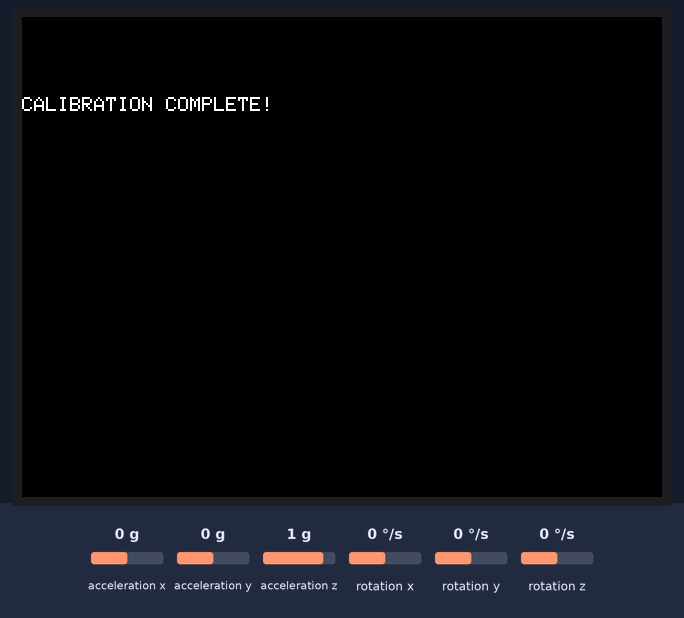
This sketch was run on a simulated ESP32. Parts: 320×240 colour display. Inputs (shaded band) come from the test bench; at power-on: acceleration x 0 g, acceleration y 0 g, acceleration z 1 g, rotation x 0 °/s, rotation y 0 °/s, rotation z 0 °/s. What the sketch prints to the serial monitor is not drawn.

Above: at 4.1 s.

Measured:
- what the display in image 0 shows lasts 3.0 s, from 4.1 s to 7.1 s

The sketch:

wireless_cadence_integrator_with_timer.ino
```cpp
/**********************************************************
* Wireless Cadende Integrator
* v2.0 with timer
*
* Chris Simotas
* ME 235 Final Project
*
* Smart Cycle
* Timer Docs: https://docs.espressif.com/projects/esp-idf/en/latest/esp32/api-reference/system/esp_timer.html#freertos-timers
*
**********************************************************/

#include <M5Unified.h>
#include <WiFi.h>
#include <esp_now.h>
#include <math.h>
#include <esp_timer.h>

// Initialize Calibration Variables
static unsigned long startTime = millis();
unsigned long currentTime;
float sumGyroBias = 0.0;
float estGyroBias = 0.0;
int biasCount = 0;

// Initialize Moving Average Variables
//const int numReadings = 3;
//float mv_avg[numReadings] = {0.0};
//int i = 0;
float total = 0.0;
int smoothCount = 0;
int sampleRate = 100000;

// Receiver MAC Address
uint8_t broadcastAddress[] = {0xD8, 0xBC, 0x38, 0xFC, 0xCC, 0x4C}; // Modify accordingly
esp_now_peer_info_t peerInfo;

// Message Structure
typedef struct Message {
  float RPM_z;
} Message;

Message cadence;

// Cadence Smooth Data Callback
void smooth_data(void *arg){

  cadence.RPM_z = total / float(smoothCount);
  //Serial.println(cadence.RPM_z);

  smoothCount = 0;
  total = 0.0;

  // Send message via ESP-NOW
  esp_err_t result = esp_now_send(broadcastAddress, (uint8_t *)&cadence, sizeof(cadence));
  //Serial.println(result == ESP_OK ? "\nMessage Send Success" : "\nMessenge Send Fail");

}

// Moving Average Timer
esp_timer_handle_t timer_smooth_data;

// Create Arguments for Moving Average Timer
esp_timer_create_args_t timer_args = {
  .callback = smooth_data,
  .name = "smooth_data"
};


// callback when data is sent
void OnDataSent(const uint8_t *mac_addr, esp_now_send_status_t status) {
  //Serial.print("\r\nLast Packet Send Status:\t");
  //Serial.println(status == ESP_NOW_SEND_SUCCESS ? "Delivery Success" : "Delivery Fail");

  /*
  M5.Lcd.setCursor(0, 40);
  M5.Lcd.clear();
  M5.Lcd.printf("Cadence: %0.2f\r\n", cadence.RPM_z);
  M5.Lcd.printf(status == ESP_NOW_SEND_SUCCESS ? "\nDelivery Success" : "\nDelivery Fail");
  */
}


void setup(void) {

  // Configure M5 and Serial
  auto cfg = M5.config();
  M5.begin(cfg);
  Serial.begin(115200);

  // Set device as a Wi-Fi Station and ESP-NOW
  WiFi.mode(WIFI_STA);

  if (esp_now_init() != ESP_OK) {
    Serial.println("Error initializing ESP-NOW");
    return;
  }

  // Once ESPNow is successfully Init, we will register for Send CB to get the status of Trasmitted packet
  esp_now_register_send_cb(OnDataSent);

  // Register and Add Peer
  memcpy(peerInfo.peer_addr, broadcastAddress, 6);
  peerInfo.channel = 0;
  peerInfo.encrypt = false;

  if (esp_now_add_peer(&peerInfo) != ESP_OK) {
    Serial.println("Failed to add peer");
    return;
  }

  // Perform calibration ////////////////////////////////
  delay(3000);

  while (millis() - startTime < 4000) {
    auto imu_update = M5.Imu.update();

    if (imu_update) {
      auto data = M5.Imu.getImuData();
      sumGyroBias = sumGyroBias + data.gyro.z;
      biasCount += 1;

      Serial.printf("Calibrating...\n");
    }
  }

  estGyroBias = sumGyroBias / float(biasCount);
  Serial.printf("Calibration Complete!\n");
  M5.Lcd.setCursor(0, 40);
  M5.Lcd.clear();
  M5.Lcd.printf("CALIBRATION COMPLETE!");
  delay(3000);
  M5.Lcd.clear();
  //////////////////////////////////////////////////

  // Create Smooth Data Timer
  esp_timer_create(&timer_args, &timer_smooth_data);
  esp_timer_start_periodic(timer_smooth_data, sampleRate);
}

void loop() {

  auto imu_update = M5.Imu.update();

  if (imu_update) {
    auto data = M5.Imu.getImuData();

    // Calculate RPM_z
    float RPM_z = ((data.gyro.z - estGyroBias) * 0.1667); // 1/360 * 60 = 0.1667

    total += RPM_z;
    smoothCount += 1;

  /*
    // Populate the Cadence Structure
    total -= mv_avg[i];
    mv_avg[i] = RPM_z;
    total += RPM_z;
    i = (i+1) % numReadings;
    cadence.RPM_z = total / (float)numReadings;


    // Send message via ESP-NOW
    esp_err_t result = esp_now_send(broadcastAddress, (uint8_t *)&cadence, sizeof(cadence));

    //M5.Lcd.printf("Cadence: %0.2f\r\n", RPM_z);
    //M5.Lcd.printf(result == ESP_OK ? "\nMessage Send Success" : "\nMessenge Send Fail");
    //Serial.println(result == ESP_OK ? "\nMessage Send Success" : "\nMessenge Send Fail");
  */
  }

}
```
